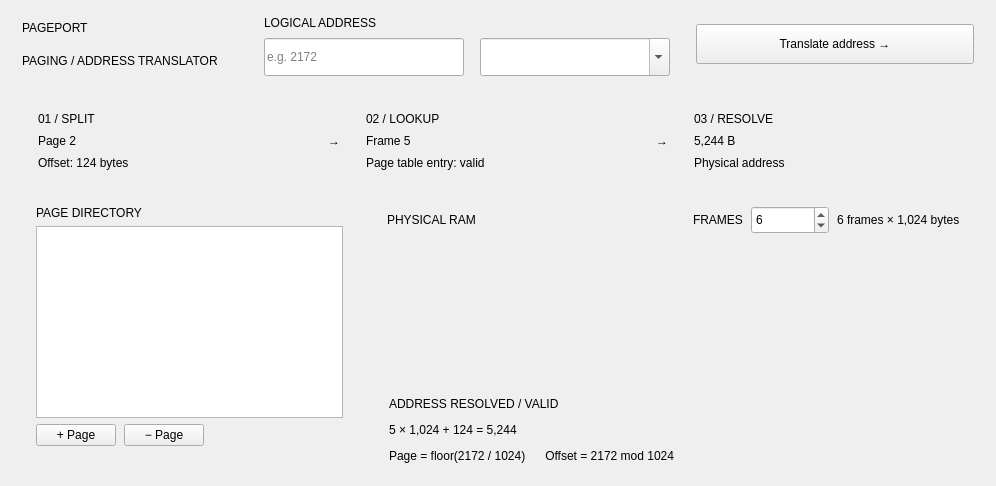
<?xml version="1.0" encoding="UTF-8"?>
<ui version="4.0">
 <class>Form</class>
 <widget class="QWidget" name="page">
   <layout class="QVBoxLayout" name="layout133">
     <property name="leftMargin"><number>0</number></property>
     <property name="topMargin"><number>0</number></property>
     <property name="rightMargin"><number>0</number></property>
     <property name="bottomMargin"><number>0</number></property>
     <property name="spacing"><number>0</number></property>
     <item>
       <widget class="QFrame" name="band">
         <property name="minimumSize"><size><width>0</width><height>88</height></size></property>
         <property name="maximumSize"><size><width>16777215</width><height>88</height></size></property>
         <property name="card" stdset="0"><string>band</string></property>
         <layout class="QHBoxLayout" name="layout134">
           <property name="leftMargin"><number>22</number></property>
           <property name="topMargin"><number>12</number></property>
           <property name="rightMargin"><number>22</number></property>
           <property name="bottomMargin"><number>12</number></property>
           <property name="spacing"><number>26</number></property>
           <item>
             <widget class="QWidget" name="titleBlock">
               <layout class="QVBoxLayout" name="layout135">
                 <property name="leftMargin"><number>0</number></property>
                 <property name="topMargin"><number>0</number></property>
                 <property name="rightMargin"><number>0</number></property>
                 <property name="bottomMargin"><number>0</number></property>
                 <property name="spacing"><number>2</number></property>
                 <item>
                   <widget class="QLabel" name="lblTitle">
                     <property name="text"><string>PAGEPORT</string></property>
                     <property name="wordWrap"><bool>false</bool></property>
                     <property name="kind" stdset="0"><string>h1</string></property>
                   </widget>
                 </item>
                 <item>
                   <widget class="QLabel" name="lblSub">
                     <property name="text"><string>PAGING / ADDRESS TRANSLATOR</string></property>
                     <property name="wordWrap"><bool>false</bool></property>
                     <property name="kind" stdset="0"><string>eyebrow</string></property>
                   </widget>
                 </item>
               </layout>
             </widget>
           </item>
           <item>
             <spacer name="spacer130"><property name="orientation"><enum>Qt::Horizontal</enum></property><property name="sizeHint" stdset="0"><size><width>20</width><height>20</height></size></property></spacer>
           </item>
           <item>
             <widget class="QWidget" name="addrBox">
               <layout class="QVBoxLayout" name="layout136">
                 <property name="leftMargin"><number>0</number></property>
                 <property name="topMargin"><number>0</number></property>
                 <property name="rightMargin"><number>0</number></property>
                 <property name="bottomMargin"><number>0</number></property>
                 <property name="spacing"><number>4</number></property>
                 <item>
                   <widget class="QLabel" name="lblAddr">
                     <property name="text"><string>LOGICAL ADDRESS</string></property>
                     <property name="wordWrap"><bool>false</bool></property>
                     <property name="kind" stdset="0"><string>eyebrow</string></property>
                   </widget>
                 </item>
                 <item>
                   <widget class="QWidget" name="addrRow">
                     <layout class="QHBoxLayout" name="layout137">
                       <property name="leftMargin"><number>0</number></property>
                       <property name="topMargin"><number>0</number></property>
                       <property name="rightMargin"><number>0</number></property>
                       <property name="bottomMargin"><number>0</number></property>
                       <property name="spacing"><number>16</number></property>
                       <item>
                         <widget class="QLineEdit" name="edAddr">
                           <property name="text"><string></string></property>
                           <property name="placeholderText"><string>e.g. 2172</string></property>
                           <property name="minimumSize"><size><width>200</width><height>38</height></size></property>
                           <property name="maximumSize"><size><width>200</width><height>38</height></size></property>
                         </widget>
                       </item>
                       <item>
                         <widget class="QComboBox" name="cmbPage">
                           <property name="editable"><bool>true</bool></property>
                           <property name="minimumSize"><size><width>190</width><height>38</height></size></property>
                           <property name="maximumSize"><size><width>190</width><height>38</height></size></property>
                         </widget>
                       </item>
                     </layout>
                   </widget>
                 </item>
               </layout>
             </widget>
           </item>
           <item>
             <widget class="QPushButton" name="btnTranslate">
               <property name="text"><string>Translate address →</string></property>
               <property name="minimumSize"><size><width>278</width><height>40</height></size></property>
               <property name="maximumSize"><size><width>278</width><height>40</height></size></property>
               <property name="role" stdset="0"><string>dark</string></property>
             </widget>
           </item>
         </layout>
       </widget>
     </item>
     <item>
       <widget class="QWidget" name="pad">
         <layout class="QVBoxLayout" name="layout138" stretch="0,1">
           <property name="leftMargin"><number>22</number></property>
           <property name="topMargin"><number>12</number></property>
           <property name="rightMargin"><number>22</number></property>
           <property name="bottomMargin"><number>8</number></property>
           <property name="spacing"><number>12</number></property>
           <item>
             <widget class="QWidget" name="steps">
               <layout class="QHBoxLayout" name="layout139" stretch="1,0,1,0,1">
                 <property name="leftMargin"><number>0</number></property>
                 <property name="topMargin"><number>0</number></property>
                 <property name="rightMargin"><number>0</number></property>
                 <property name="bottomMargin"><number>0</number></property>
                 <property name="spacing"><number>10</number></property>
                 <item>
                   <widget class="QFrame" name="step1">
                     <property name="card" stdset="0"><string>shadow</string></property>
                     <layout class="QVBoxLayout" name="layout140">
                       <property name="leftMargin"><number>16</number></property>
                       <property name="topMargin"><number>12</number></property>
                       <property name="rightMargin"><number>16</number></property>
                       <property name="bottomMargin"><number>12</number></property>
                       <property name="spacing"><number>8</number></property>
                       <item>
                         <widget class="QLabel" name="lblTag1">
                           <property name="text"><string>01 / SPLIT</string></property>
                           <property name="wordWrap"><bool>false</bool></property>
                           <property name="kind" stdset="0"><string>eyebrow</string></property>
                         </widget>
                       </item>
                       <item>
                         <widget class="QLabel" name="lblPage">
                           <property name="text"><string>Page 2</string></property>
                           <property name="wordWrap"><bool>false</bool></property>
                           <property name="kind" stdset="0"><string>big</string></property>
                         </widget>
                       </item>
                       <item>
                         <widget class="QLabel" name="lblOffset">
                           <property name="text"><string>Offset: 124 bytes</string></property>
                           <property name="wordWrap"><bool>false</bool></property>
                           <property name="kind" stdset="0"><string>muted</string></property>
                         </widget>
                       </item>
                     </layout>
                   </widget>
                 </item>
                 <item>
                   <widget class="QLabel" name="arr1">
                     <property name="text"><string>→</string></property>
                     <property name="wordWrap"><bool>false</bool></property>
                     <property name="kind" stdset="0"><string>arrow</string></property>
                   </widget>
                 </item>
                 <item>
                   <widget class="QFrame" name="step2">
                     <property name="card" stdset="0"><string>shadow</string></property>
                     <layout class="QVBoxLayout" name="layout141">
                       <property name="leftMargin"><number>16</number></property>
                       <property name="topMargin"><number>12</number></property>
                       <property name="rightMargin"><number>16</number></property>
                       <property name="bottomMargin"><number>12</number></property>
                       <property name="spacing"><number>8</number></property>
                       <item>
                         <widget class="QLabel" name="lblTag2">
                           <property name="text"><string>02 / LOOKUP</string></property>
                           <property name="wordWrap"><bool>false</bool></property>
                           <property name="kind" stdset="0"><string>eyebrow</string></property>
                         </widget>
                       </item>
                       <item>
                         <widget class="QLabel" name="lblFrame">
                           <property name="text"><string>Frame 5</string></property>
                           <property name="wordWrap"><bool>false</bool></property>
                           <property name="kind" stdset="0"><string>big</string></property>
                         </widget>
                       </item>
                       <item>
                         <widget class="QLabel" name="lblEntry">
                           <property name="text"><string>Page table entry: valid</string></property>
                           <property name="wordWrap"><bool>false</bool></property>
                           <property name="kind" stdset="0"><string>muted</string></property>
                         </widget>
                       </item>
                     </layout>
                   </widget>
                 </item>
                 <item>
                   <widget class="QLabel" name="arr2">
                     <property name="text"><string>→</string></property>
                     <property name="wordWrap"><bool>false</bool></property>
                     <property name="kind" stdset="0"><string>arrow</string></property>
                   </widget>
                 </item>
                 <item>
                   <widget class="QFrame" name="step3">
                     <property name="card" stdset="0"><string>shadowaccent</string></property>
                     <layout class="QVBoxLayout" name="layout142">
                       <property name="leftMargin"><number>16</number></property>
                       <property name="topMargin"><number>12</number></property>
                       <property name="rightMargin"><number>16</number></property>
                       <property name="bottomMargin"><number>12</number></property>
                       <property name="spacing"><number>8</number></property>
                       <item>
                         <widget class="QLabel" name="lblTag3">
                           <property name="text"><string>03 / RESOLVE</string></property>
                           <property name="wordWrap"><bool>false</bool></property>
                           <property name="kind" stdset="0"><string>eyebrow</string></property>
                         </widget>
                       </item>
                       <item>
                         <widget class="QLabel" name="lblPhys">
                           <property name="text"><string>5,244 B</string></property>
                           <property name="wordWrap"><bool>false</bool></property>
                           <property name="kind" stdset="0"><string>big</string></property>
                         </widget>
                       </item>
                       <item>
                         <widget class="QLabel" name="lblPhysSub">
                           <property name="text"><string>Physical address</string></property>
                           <property name="wordWrap"><bool>false</bool></property>
                           <property name="kind" stdset="0"><string>muted</string></property>
                         </widget>
                       </item>
                     </layout>
                   </widget>
                 </item>
               </layout>
             </widget>
           </item>
           <item>
             <widget class="QWidget" name="body">
               <layout class="QHBoxLayout" name="layout143" stretch="0,1">
                 <property name="leftMargin"><number>0</number></property>
                 <property name="topMargin"><number>0</number></property>
                 <property name="rightMargin"><number>0</number></property>
                 <property name="bottomMargin"><number>0</number></property>
                 <property name="spacing"><number>16</number></property>
                 <item>
                   <widget class="QFrame" name="dirCard">
                     <property name="minimumSize"><size><width>335</width><height>0</height></size></property>
                     <property name="maximumSize"><size><width>335</width><height>16777215</height></size></property>
                     <property name="card" stdset="0"><string>shadow</string></property>
                     <layout class="QVBoxLayout" name="layout144">
                       <property name="leftMargin"><number>14</number></property>
                       <property name="topMargin"><number>12</number></property>
                       <property name="rightMargin"><number>14</number></property>
                       <property name="bottomMargin"><number>12</number></property>
                       <property name="spacing"><number>6</number></property>
                       <item>
                         <widget class="QLabel" name="lblDir">
                           <property name="text"><string>PAGE DIRECTORY</string></property>
                           <property name="wordWrap"><bool>false</bool></property>
                           <property name="kind" stdset="0"><string>eyebrow</string></property>
                         </widget>
                       </item>
                       <item>
                         <widget class="QTableWidget" name="tblPages">
                         </widget>
                       </item>
                       <item>
                         <widget class="QWidget" name="pgBtns">
                           <layout class="QHBoxLayout" name="layout145">
                             <property name="leftMargin"><number>0</number></property>
                             <property name="topMargin"><number>0</number></property>
                             <property name="rightMargin"><number>0</number></property>
                             <property name="bottomMargin"><number>0</number></property>
                             <property name="spacing"><number>8</number></property>
                             <item>
                               <widget class="QPushButton" name="btnAddPage">
                                 <property name="text"><string>+ Page</string></property>
                                 <property name="role" stdset="0"><string>mini</string></property>
                               </widget>
                             </item>
                             <item>
                               <widget class="QPushButton" name="btnDelPage">
                                 <property name="text"><string>− Page</string></property>
                                 <property name="role" stdset="0"><string>mini</string></property>
                               </widget>
                             </item>
                             <item>
                               <spacer name="spacer131"><property name="orientation"><enum>Qt::Horizontal</enum></property><property name="sizeHint" stdset="0"><size><width>20</width><height>20</height></size></property></spacer>
                             </item>
                           </layout>
                         </widget>
                       </item>
                       <item>
                         <widget class="QLabel" name="lblNote">
                           <property name="text"><string></string></property>
                           <property name="wordWrap"><bool>true</bool></property>
                           <property name="kind" stdset="0"><string>small</string></property>
                         </widget>
                       </item>
                     </layout>
                   </widget>
                 </item>
                 <item>
                   <widget class="QWidget" name="rightCol">
                     <layout class="QVBoxLayout" name="layout146" stretch="1,0">
                       <property name="leftMargin"><number>0</number></property>
                       <property name="topMargin"><number>0</number></property>
                       <property name="rightMargin"><number>0</number></property>
                       <property name="bottomMargin"><number>0</number></property>
                       <property name="spacing"><number>12</number></property>
                       <item>
                         <widget class="QFrame" name="ramCard">
                           <property name="card" stdset="0"><string>shadow</string></property>
                           <layout class="QVBoxLayout" name="layout147">
                             <property name="leftMargin"><number>14</number></property>
                             <property name="topMargin"><number>12</number></property>
                             <property name="rightMargin"><number>14</number></property>
                             <property name="bottomMargin"><number>12</number></property>
                             <property name="spacing"><number>6</number></property>
                             <item>
                               <widget class="QWidget" name="ramHead">
                                 <layout class="QHBoxLayout" name="layout148">
                                   <property name="leftMargin"><number>0</number></property>
                                   <property name="topMargin"><number>0</number></property>
                                   <property name="rightMargin"><number>0</number></property>
                                   <property name="bottomMargin"><number>0</number></property>
                                   <property name="spacing"><number>8</number></property>
                                   <item>
                                     <widget class="QLabel" name="lblRam">
                                       <property name="text"><string>PHYSICAL RAM</string></property>
                                       <property name="wordWrap"><bool>false</bool></property>
                                       <property name="kind" stdset="0"><string>eyebrow</string></property>
                                     </widget>
                                   </item>
                                   <item>
                                     <spacer name="spacer132"><property name="orientation"><enum>Qt::Horizontal</enum></property><property name="sizeHint" stdset="0"><size><width>20</width><height>20</height></size></property></spacer>
                                   </item>
                                   <item>
                                     <widget class="QLabel" name="lblFrames">
                                       <property name="text"><string>FRAMES</string></property>
                                       <property name="wordWrap"><bool>false</bool></property>
                                       <property name="kind" stdset="0"><string>eyebrow</string></property>
                                     </widget>
                                   </item>
                                   <item>
                                     <widget class="QSpinBox" name="spinFrames">
                                       <property name="minimumSize"><size><width>78</width><height>28</height></size></property>
                                       <property name="maximumSize"><size><width>78</width><height>28</height></size></property>
                                       <property name="minimum"><number>1</number></property>
                                       <property name="maximum"><number>100000</number></property>
                                       <property name="value"><number>6</number></property>
                                     </widget>
                                   </item>
                                   <item>
                                     <widget class="QLabel" name="lblRamInfo">
                                       <property name="text"><string>6 frames × 1,024 bytes</string></property>
                                       <property name="wordWrap"><bool>false</bool></property>
                                       <property name="kind" stdset="0"><string>eyebrow</string></property>
                                     </widget>
                                   </item>
                                 </layout>
                               </widget>
                             </item>
                             <item>
                               <widget class="QScrollArea" name="ramScroll">
                                 <property name="widgetResizable"><bool>true</bool></property>
                                 <property name="frameShape"><enum>QFrame::NoFrame</enum></property>
                                 <widget class="QWidget" name="ramHost">
                                   <layout class="QGridLayout" name="layout149">
                                     <property name="leftMargin"><number>0</number></property>
                                     <property name="topMargin"><number>0</number></property>
                                     <property name="rightMargin"><number>4</number></property>
                                     <property name="bottomMargin"><number>4</number></property>
                                     <property name="spacing"><number>10</number></property>
                                   </layout>
                                 </widget>
                               </widget>
                             </item>
                           </layout>
                         </widget>
                       </item>
                       <item>
                         <widget class="QFrame" name="resolved">
                           <property name="minimumSize"><size><width>0</width><height>96</height></size></property>
                           <property name="maximumSize"><size><width>16777215</width><height>96</height></size></property>
                           <property name="card" stdset="0"><string>shadowaccent</string></property>
                           <layout class="QVBoxLayout" name="layout150">
                             <property name="leftMargin"><number>16</number></property>
                             <property name="topMargin"><number>12</number></property>
                             <property name="rightMargin"><number>16</number></property>
                             <property name="bottomMargin"><number>12</number></property>
                             <property name="spacing"><number>6</number></property>
                             <item>
                               <widget class="QLabel" name="lblResTag">
                                 <property name="text"><string>ADDRESS RESOLVED / VALID</string></property>
                                 <property name="wordWrap"><bool>false</bool></property>
                                 <property name="kind" stdset="0"><string>eyebrow</string></property>
                               </widget>
                             </item>
                             <item>
                               <widget class="QLabel" name="lblFormula">
                                 <property name="text"><string>5 × 1,024 + 124 = 5,244</string></property>
                                 <property name="wordWrap"><bool>false</bool></property>
                                 <property name="kind" stdset="0"><string>big2</string></property>
                               </widget>
                             </item>
                             <item>
                               <widget class="QLabel" name="lblFormula2">
                                 <property name="text"><string>Page = floor(2172 / 1024)      Offset = 2172 mod 1024</string></property>
                                 <property name="wordWrap"><bool>false</bool></property>
                                 <property name="kind" stdset="0"><string>small</string></property>
                               </widget>
                             </item>
                           </layout>
                         </widget>
                       </item>
                     </layout>
                   </widget>
                 </item>
               </layout>
             </widget>
           </item>
         </layout>
       </widget>
     </item>
   </layout>
 </widget>
 <resources/>
 <connections/>
</ui>
